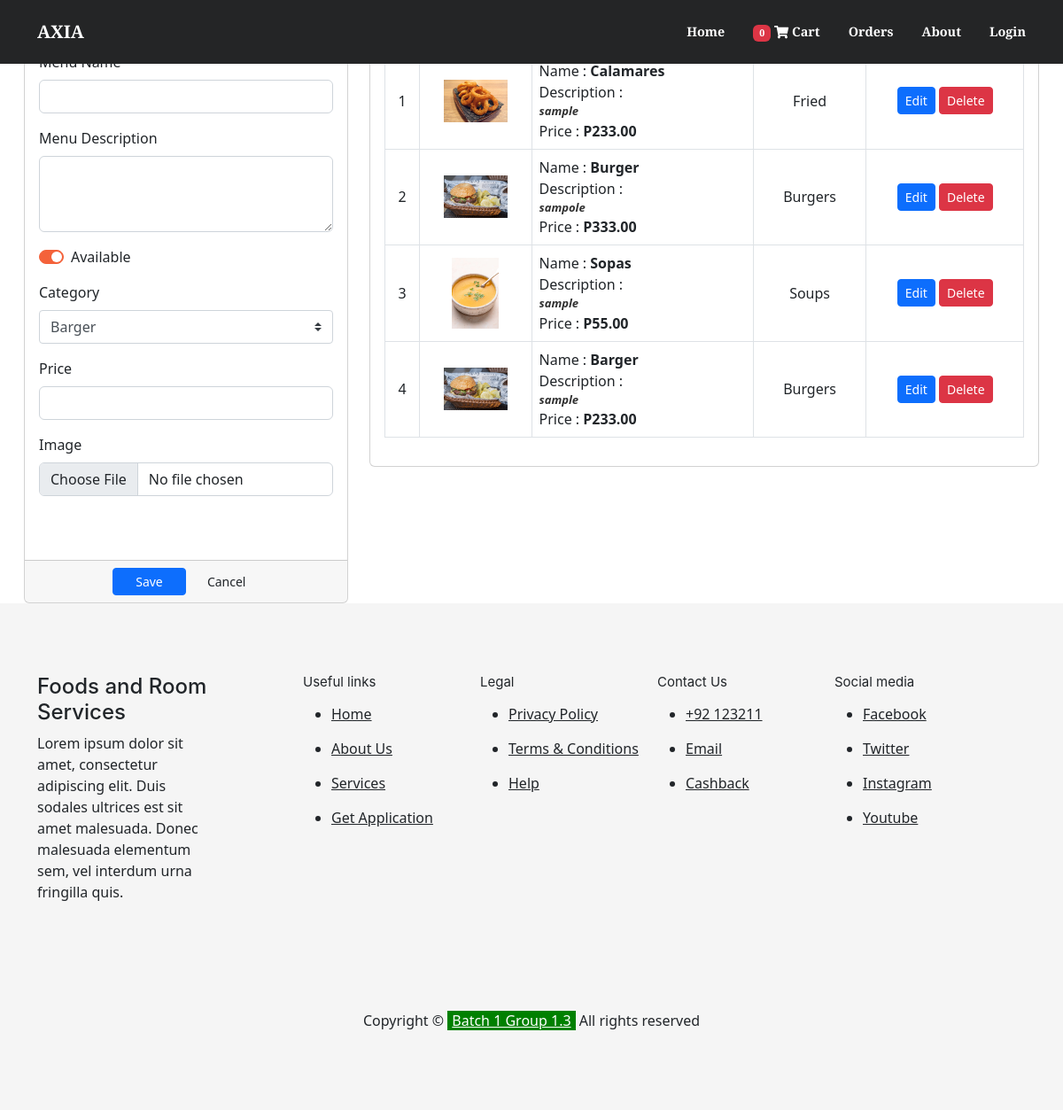
The app's page /index.php?page=menu with its own data.
### tables this page shows
CREATE TABLE `product_list` (
  `id` int(30) NOT NULL,
  `category_id` int(30) NOT NULL,
  `name` varchar(100) NOT NULL,
  `description` text NOT NULL,
  `price` float NOT NULL DEFAULT '0',
  `img_path` text NOT NULL,
  `status` tinyint(1) NOT NULL DEFAULT '1' COMMENT '0= unavailable, 2 Available',
  `prod_qty` int(11) NOT NULL
);

### admin/menu.php (the view, shortened to what this page needs)
<?php include('db_connect.php'); ?>
<div class="container-fluid">
	<div class="col-lg-12">
		<div class="row">
			<div class="col-md-4">
				<form action="" id="manage-menu">
					<div class="card">
						<div class="card-header">
						</div>
						<div class="card-body">
							<div class="form-group">
								<label class="control-label">Menu Name</label>
								<input type="text" class="form-control" name="name">
							</div>
							<div class="form-group">
								<label class="control-label">Menu Description</label>
								<textarea cols="30" rows="3" class="form-control" name="description"></textarea>
							</div>
							<div class="form-group">
								<div class="custom-control custom-switch">
									<label class="custom-control-label" for="availability">Available</label>
								</div>
							</div>
							<div class="form-group">
								<label class="control-label">Category </label>
								<select name="category_id" id="" class="custom-select browser-default">
									<?php
									$cat = $conn->query("SELECT * FROM category_list order by name asc ");
									while ($row = $cat->fetch_assoc()) :
									?>
										<option value="<?php echo $row['id'] ?>"><?php echo $row['name'] ?></option>
									<?php endwhile; ?>
								</select>
							</div>
							<div class="form-group">
								<label class="control-label">Price</label>
								<input type="number" class="form-control text-right" name="price" step="any">
							</div>
							<div class="form-group">
								<label for="" class="control-label">Image</label>
								<input type="file" class="form-control" name="img" onchange="displayImg(this,$(this))">
							</div>
							<div class="form-group">
							</div>
						</div>
						<div class="card-footer">
							<div class="row">
								<div class="col-md-12">
									<button class="btn btn-sm btn-primary col-sm-3 offset-md-3"> Save</button>
									<button class="btn btn-sm btn-default col-sm-3" type="button" onclick="$('#manage-menu').get(0).reset()"> Cancel</button>
								</div>
							</div>
						</div>
					</div>
				</form>
			</div>
			<div class="col-md-8">
				<div class="card">
					<div class="card-body">
						<table class="table table-bordered table-hover">
							<thead>
								<tr>
									<th class="text-center">#</th>
									<th class="text-center">Images</th>
									<th class="text-center">Product Description</th>
									<th class="text-center">Category</th>
									<th class="text-center">Action</th>
								</tr>
							</thead>
							<?php
								$categs = $conn->query("SELECT * FROM category_list order by id asc");
								while ($row = $categs->fetch_assoc()) :
									$sup_arr[$row['id']] = $row['name'];
								endwhile; ?>
							<tbody>
								<?php
								$i = 1;
								$cats = $conn->query("SELECT * FROM product_list order by id asc");
								while ($row = $cats->fetch_assoc()) :
								?>
									<tr>
										<td class="text-center"><?php echo $i++ ?></td>
										<td class="text-center">
											<img src="<?php echo isset($row['img_path']) ? '../assets/img/' . $row['img_path'] : '' ?>" alt="" id="cimg">
										</td>
										<td class="">
											<p>Name : <b><?php echo $row['name'] ?></b></p>
											<p>Description : <b class="truncate"><?php echo $row['description'] ?></b></p>
											<p>Price : <b><?php echo "P" . number_format($row['price'], 2) ?></b></p>
										</td>
										<td class="text-center"><?php echo $sup_arr[$row['category_id']] ?></td>
										<td class="text-center">
											<button class="btn btn-sm btn-primary edit_menu" type="button" data-id="<?php echo $row['id'] ?>" data-name="<?php echo $row['name'] ?>" data-status="<?php echo $row['status'] ?>" data-description="<?php echo $row['description'] ?>" data-price="<?php echo $row['price'] ?>" data-img_path="<?php echo $row['img_path'] ?>">Edit</button>
											<button class="btn btn-sm btn-danger delete_menu" type="button" data-id="<?php echo $row['id'] ?>">Delete</button>
										</td>
									</tr>
								<?php endwhile; ?>
							</tbody>
						</table>
					</div>
				</div>
			</div>
		</div>
	</div>
</div>

### admin/menu.php (style rules this page uses)
img#cimg, .cimg { max-height: 10vh; max-width: 6vw; }
td { vertical-align: middle !important; }
td p { margin: unset !important; }
.custom-switch, .custom-control-input, .custom-control-label { cursor: pointer; }
b.truncate { overflow: hidden; text-overflow: ellipsis; display: -webkit-box; -webkit-line-clamp: 3; -webkit-box-orient: vertical; font-size: small; color: #000000cf; font-style: italic; }

### records on screen
product_list: img_path (picture), name "Calamares", description "sample", price "233.00", category "Fried"
product_list: img_path (picture), name "Burger", description "sampole", price "333.00", category "Burgers"
product_list: img_path (picture), name "Sopas", description "sample", price "55.00", category "Soups"
product_list: img_path (picture), name "Barger", description "sample", price "233.00", category "Burgers"

### other values on screen
$_SESSION['setting_name'] "AXIA"
form field category_id "Barger"
